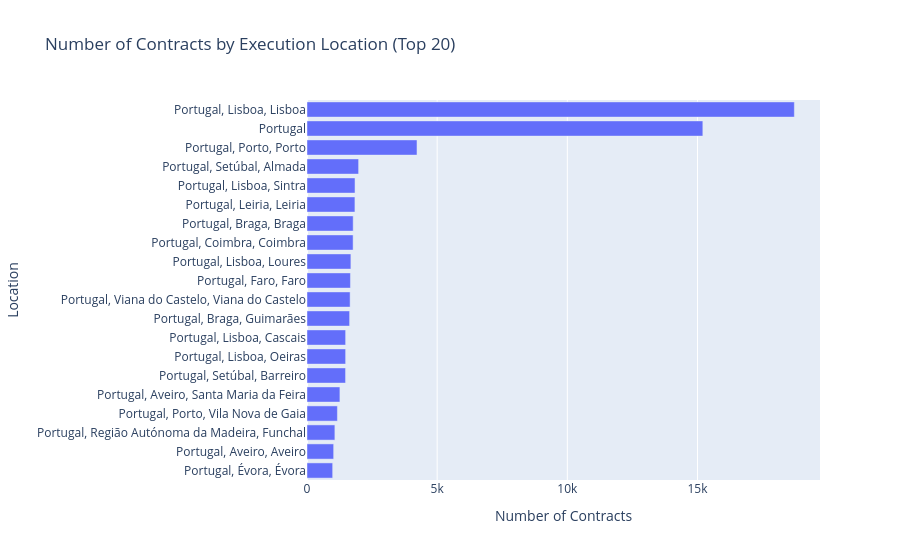

The cell this chart's notebook holds for it:
### Code cell
# Create a horizontal bar chart with LocalExecucao data
location_counts = subset['LocalExecucao'].value_counts().reset_index()
location_counts.columns = ['LocalExecucao', 'count']

# Get top 20 locations (sorted for better horizontal display)
top_20_locations = location_counts.head(20).sort_values('count', ascending=True)

fig = px.bar(
    top_20_locations,
    x='count',
    y='LocalExecucao',
    orientation='h',
    title='Number of Contracts by Execution Location (Top 20)',
    labels={'LocalExecucao': 'Location', 'count': 'Number of Contracts'}
)

fig.show()

### Figure 1 — Plotly figure (JSON) as saved in the notebook; plotly's stock layout.template omitted (floating-point values rounded to 4 significant figures)
{"data": [{"hovertemplate": "Number of Contracts=%{x}<br>Location=%{y}<extra></extra>", "legendgroup": "", "marker": {"color": "#636efa", "pattern": {"shape": ""}}, "name": "", "orientation": "h", "showlegend": false, "textposition": "auto", "type": "bar", "x": [986, 1024, 1071, 1168, 1264, 1481, 1484, 1484, 1637, 1656, 1669, 1686, 1771, 1774, 1841, 1845, 1983, 4225, 15205, 18720], "xaxis": "x", "y": ["Portugal, Évora, Évora", "Portugal, Aveiro, Aveiro", "Portugal, Região Autónoma da Madeira, Funchal", "Portugal, Porto, Vila Nova de Gaia", "Portugal, Aveiro, Santa Maria da Feira", "Portugal, Setúbal, Barreiro", "Portugal, Lisboa, Oeiras", "Portugal, Lisboa, Cascais", "Portugal, Braga, Guimarães", "Portugal, Viana do Castelo, Viana do Castelo", "Portugal, Faro, Faro", "Portugal, Lisboa, Loures", "Portugal, Coimbra, Coimbra", "Portugal, Braga, Braga", "Portugal, Leiria, Leiria", "Portugal, Lisboa, Sintra", "Portugal, Setúbal, Almada", "Portugal, Porto, Porto", "Portugal", "Portugal, Lisboa, Lisboa"], "yaxis": "y"}], "layout": {"barmode": "relative", "legend": {"tracegroupgap": 0}, "title": {"text": "Number of Contracts by Execution Location (Top 20)"}, "xaxis": {"anchor": "y", "domain": [0, 1], "title": {"text": "Number of Contracts"}}, "yaxis": {"anchor": "x", "domain": [0, 1], "title": {"text": "Location"}}}}
